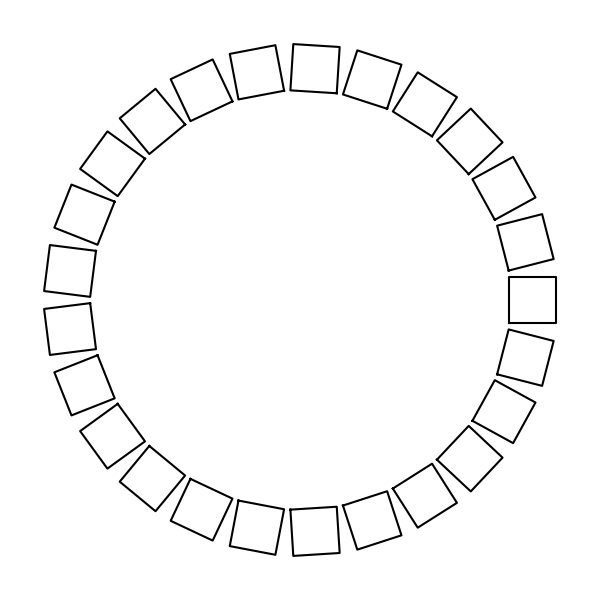

This chart was generated by the following Python code:
# -----------------------------------------------------------------------------
# Copyright (C) 2018  Nicolas P. Rougier
# Distributed under the terms of the BSD License.
# -----------------------------------------------------------------------------
import numpy as np
import matplotlib.pyplot as plt

dtype = [("points",    float, (4, 2)),
         ("scale",     float, 1),
         ("translate", float, 2),
         ("rotate",    float, 1)]
S = np.zeros(25, dtype = dtype)
S["points"] = [(-1,-1), (-1,+1), (+1,+1), (+1,-1)]
S["translate"] = (1,0)
S["scale"] = 0.1
S["rotate"] = np.linspace(0, 2*np.pi, len(S), endpoint=False)

P = np.zeros((len(S), 4, 2))
for i in range(len(S)):
    for j in range(4):
        x = S[i]["points"][j,0]
        y = S[i]["points"][j,1]
        tx, ty = S[i]["translate"]
        scale  = S[i]["scale"]
        theta  = S[i]["rotate"]
        x = tx + x*scale
        y = ty + y*scale
        x_ = x*np.cos(theta) - y*np.sin(theta)
        y_ = x*np.sin(theta) + y*np.cos(theta)
        P[i,j] = x_, y_

fig = plt.figure(figsize=(6,6))
ax = plt.subplot(1,1,1, frameon=False)
for i in range(len(P)):
    X = np.r_[P[i,:,0], P[i,0,0]]
    Y = np.r_[P[i,:,1], P[i,0,1]]
    plt.plot(X, Y, color="black")
plt.xticks([]), plt.yticks([])
plt.tight_layout()
plt.savefig("geometry.png")
plt.show()
